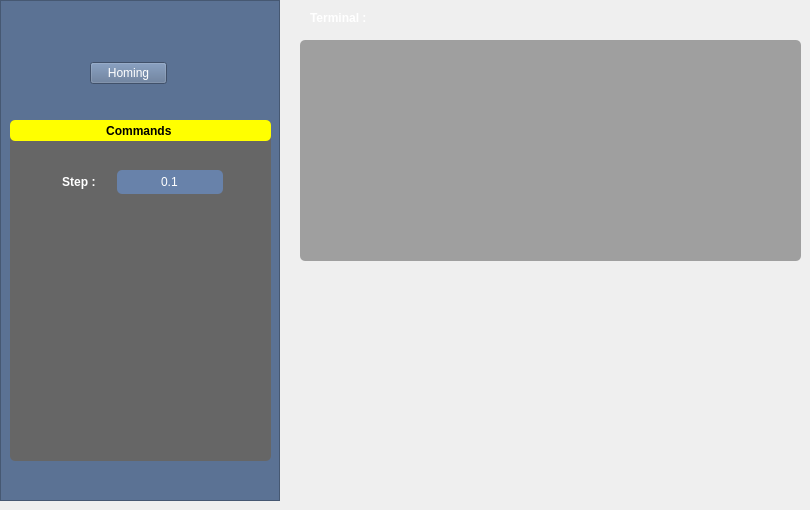
      <widget class="QWidget" name="tab_commands">
       <attribute name="title">
        <string>Commands</string>
       </attribute>
       <widget class="QTextBrowser" name="textBrowser_2">
        <property name="geometry">
         <rect>
          <x>300</x>
          <y>40</y>
          <width>501</width>
          <height>221</height>
         </rect>
        </property>
        <property name="sizePolicy">
         <sizepolicy hsizetype="Minimum" vsizetype="Minimum">
          <horstretch>0</horstretch>
          <verstretch>0</verstretch>
         </sizepolicy>
        </property>
        <property name="styleSheet">
         <string notr="true">background-color: rgba(103, 103, 103, 150);
border-radius: 5px;
color: rgb(255, 255, 255);</string>
        </property>
       </widget>
       <widget class="QFrame" name="frame_2">
        <property name="geometry">
         <rect>
          <x>0</x>
          <y>0</y>
          <width>280</width>
          <height>501</height>
         </rect>
        </property>
        <property name="layoutDirection">
         <enum>Qt::LeftToRight</enum>
        </property>
        <property name="styleSheet">
         <string notr="true">background-color: rgb(91, 114, 148);</string>
        </property>
        <property name="frameShape">
         <enum>QFrame::StyledPanel</enum>
        </property>
        <property name="frameShadow">
         <enum>QFrame::Raised</enum>
        </property>
        <widget class="QWidget" name="horizontalLayoutWidget">
         <property name="geometry">
          <rect>
           <x>90</x>
           <y>60</y>
           <width>77</width>
           <height>26</height>
          </rect>
         </property>
         <layout class="QHBoxLayout" name="horizontalLayout_8">
          <item>
           <widget class="QPushButton" name="homingButton">
            <property name="sizePolicy">
             <sizepolicy hsizetype="Maximum" vsizetype="Maximum">
              <horstretch>0</horstretch>
              <verstretch>0</verstretch>
             </sizepolicy>
            </property>
            <property name="cursor">
             <cursorShape>PointingHandCursor</cursorShape>
            </property>
            <property name="styleSheet">
             <string notr="true">color: rgb(255, 255, 255);</string>
            </property>
            <property name="text">
             <string>Homing</string>
            </property>
           </widget>
          </item>
         </layout>
        </widget>
        <widget class="QFrame" name="frame_6">
         <property name="geometry">
          <rect>
           <x>10</x>
           <y>120</y>
           <width>261</width>
           <height>341</height>
          </rect>
         </property>
         <property name="styleSheet">
          <string notr="true">background-color: rgb(102, 102, 102);
border-radius: 5px;

</string>
         </property>
         <property name="frameShape">
          <enum>QFrame::StyledPanel</enum>
         </property>
         <property name="frameShadow">
          <enum>QFrame::Raised</enum>
         </property>
         <widget class="QLabel" name="label_19">
          <property name="geometry">
           <rect>
            <x>0</x>
            <y>0</y>
            <width>261</width>
            <height>21</height>
           </rect>
          </property>
          <property name="font">
           <font>
            <bold>true</bold>
           </font>
          </property>
          <property name="styleSheet">
           <string notr="true">background-color: rgb(255, 255, 0);
border-radius: 5px;</string>
          </property>
          <property name="text">
           <string>Commands </string>
          </property>
          <property name="alignment">
           <set>Qt::AlignCenter</set>
          </property>
         </widget>
         <widget class="QWidget" name="layoutWidget">
          <property name="geometry">
           <rect>
            <x>40</x>
            <y>50</y>
            <width>173</width>
            <height>24</height>
           </rect>
          </property>
          <layout class="QHBoxLayout" name="horizontalLayout_7">
           <item>
            <widget class="QLabel" name="label_9">
             <property name="font">
              <font>
               <bold>true</bold>
              </font>
             </property>
             <property name="styleSheet">
              <string notr="true">color: rgb(255, 255, 255);</string>
             </property>
             <property name="text">
              <string>Step : </string>
             </property>
             <property name="alignment">
              <set>Qt::AlignCenter</set>
             </property>
            </widget>
           </item>
           <item>
            <widget class="QLineEdit" name="lineEdit_step">
             <property name="sizePolicy">
              <sizepolicy hsizetype="Maximum" vsizetype="Fixed">
               <horstretch>0</horstretch>
               <verstretch>0</verstretch>
              </sizepolicy>
             </property>
             <property name="maximumSize">
              <size>
               <width>16777215</width>
               <height>25</height>
              </size>
             </property>
             <property name="baseSize">
              <size>
               <width>0</width>
               <height>0</height>
              </size>
             </property>
             <property name="styleSheet">
              <string notr="true">background-color: rgb(104, 130, 170);
border-radius: 5px;
color: rgb(255, 255, 255);</string>
             </property>
             <property name="text">
              <string>0.1</string>
             </property>
             <property name="alignment">
              <set>Qt::AlignCenter</set>
             </property>
            </widget>
           </item>
          </layout>
         </widget>
         <widget class="QWidget" name="gridLayoutWidget">
          <property name="geometry">
           <rect>
            <x>10</x>
            <y>110</y>
            <width>171</width>
            <height>181</height>
           </rect>
          </property>
          <layout class="QGridLayout" name="gridLayout_3">
           <item row="0" column="1">
            <widget class="QPushButton" name="ypButton">
             <property name="sizePolicy">
              <sizepolicy hsizetype="Minimum" vsizetype="Minimum">
               <horstretch>0</horstretch>
               <verstretch>0</verstretch>
              </sizepolicy>
             </property>
             <property name="cursor">
              <cursorShape>PointingHandCursor</cursorShape>
             </property>
             <property name="styleSheet">
              <string notr="true">QPushButton{
background-repeat: no-repeat;
	background-image: url(:/resources/resources/arrow_yp.svg);
background-position: center;

border-radius: 1px;
}
 QPushButton:checked{
background-repeat: no-repeat;
background-position: center;
background-image: url(:/resources/resources/arrow_yp.svg);
border-radius: 1px;
 }

</string>
             </property>
             <property name="text">
              <string/>
             </property>
            </widget>
           </item>
           <item row="1" column="2">
            <widget class="QPushButton" name="xpButton">
             <property name="sizePolicy">
              <sizepolicy hsizetype="Minimum" vsizetype="Minimum">
               <horstretch>0</horstretch>
               <verstretch>0</verstretch>
              </sizepolicy>
             </property>
             <property name="cursor">
              <cursorShape>PointingHandCursor</cursorShape>
             </property>
             <property name="autoFillBackground">
              <bool>false</bool>
             </property>
             <property name="styleSheet">
              <string notr="true">QPushButton{
background-repeat: no-repeat;
background-position: center;
	background-image: url(:/resources/resources/arrow_xp.svg);
border-radius: 1px;
}
 QPushButton:checked{
background-repeat: no-repeat;
background-position: center;
background-image: url(:/resources/resources/arrow_xp.svg);
border-radius: 1px;
 }



</string>
             </property>
             <property name="text">
              <string/>
             </property>
            </widget>
           </item>
           <item row="2" column="1">
            <widget class="QPushButton" name="ynButton">
             <property name="sizePolicy">
              <sizepolicy hsizetype="Minimum" vsizetype="Minimum">
               <horstretch>0</horstretch>
               <verstretch>0</verstretch>
              </sizepolicy>
             </property>
             <property name="cursor">
              <cursorShape>PointingHandCursor</cursorShape>
             </property>
             <property name="styleSheet">
              <string notr="true">QPushButton{
background-repeat: no-repeat;
background-position: center;
	background-image: url(:/resources/resources/arrow_yn.svg);
border-radius: 10px;
}
 QPushButton:checked{
background-repeat: no-repeat;
background-position: center;
background-image: url(:/resources/resources/arrow_yn.svg);
border-radius: 10px;
 }</string>
             </property>
             <property name="text">
              <string/>
             </property>
            </widget>
           </item>
           <item row="1" column="0">
            <widget class="QPushButton" name="xnButton">
             <property name="sizePolicy">
              <sizepolicy hsizetype="Minimum" vsizetype="Minimum">
               <horstretch>0</horstretch>
               <verstretch>0</verstretch>
              </sizepolicy>
             </property>
             <property name="cursor">
              <cursorShape>PointingHandCursor</cursorShape>
             </property>
             <property name="styleSheet">
              <string notr="true">QPushButton{
background-repeat: no-repeat;
background-position: center;
	background-image: url(:/resources/resources/arrow_xn.svg);
border-radius: 1px;
}
 QPushButton:checked{
background-repeat: no-repeat;
background-position: center;
background-image: url(:/resources/resources/arrow_xn.svg);
border-radius: 1px;
 }

</string>
             </property>
             <property name="text">
              <string/>
             </property>
            </widget>
           </item>
          </layout>
         </widget>
         <widget class="QPushButton" name="znButton">
          <property name="geometry">
           <rect>
            <x>200</x>
            <y>190</y>
            <width>50</width>
            <height>50</height>
           </rect>
          </property>
          <property name="cursor">
           <cursorShape>PointingHandCursor</cursorShape>
          </property>
          <property name="styleSheet">
           <string notr="true">QPushButton{
background-repeat: no-repeat;
	background-image: url(:/resources/resources/35arrowdown.png);
background-position: center;

border-radius: 1px;
}
 QPushButton:checked{
background-repeat: no-repeat;
background-position: center;
	background-image: url(:/resources/resources/35arrowdown.png);
border-radius: 1px;
 }
</string>
          </property>
          <property name="text">
           <string/>
          </property>
         </widget>
         <widget class="QPushButton" name="zpButton">
          <property name="geometry">
           <rect>
            <x>200</x>
            <y>130</y>
            <width>50</width>
            <height>50</height>
           </rect>
          </property>
          <property name="cursor">
           <cursorShape>PointingHandCursor</cursorShape>
          </property>
          <property name="styleSheet">
           <string notr="true">QPushButton{
background-repeat: no-repeat;
	background-image: url(:/resources/resources/35arrowupp.png);
background-position: center;

border-radius: 1px;
}
 QPushButton:checked{
background-repeat: no-repeat;
background-position: center;
	background-image: url(:/resources/resources/35arrowupp.png);
border-radius: 1px;
 }
</string>
          </property>
          <property name="text">
           <string/>
          </property>
         </widget>
        </widget>
       </widget>
       <widget class="QLabel" name="label_17">
        <property name="geometry">
         <rect>
          <x>310</x>
          <y>10</y>
          <width>61</width>
          <height>16</height>
         </rect>
        </property>
        <property name="font">
         <font>
          <bold>true</bold>
         </font>
        </property>
        <property name="styleSheet">
         <string notr="true">color: rgb(255, 255, 255);</string>
        </property>
        <property name="text">
         <string>Terminal :</string>
        </property>
       </widget>
      </widget>
